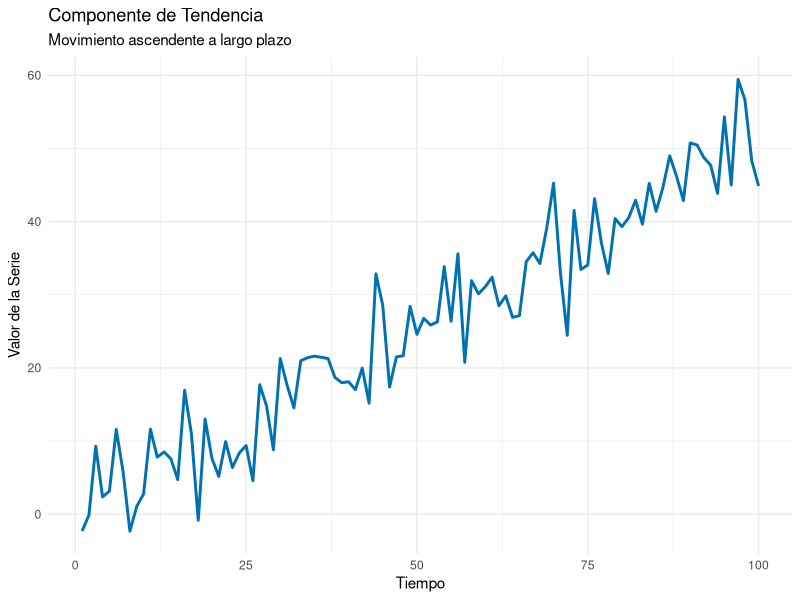
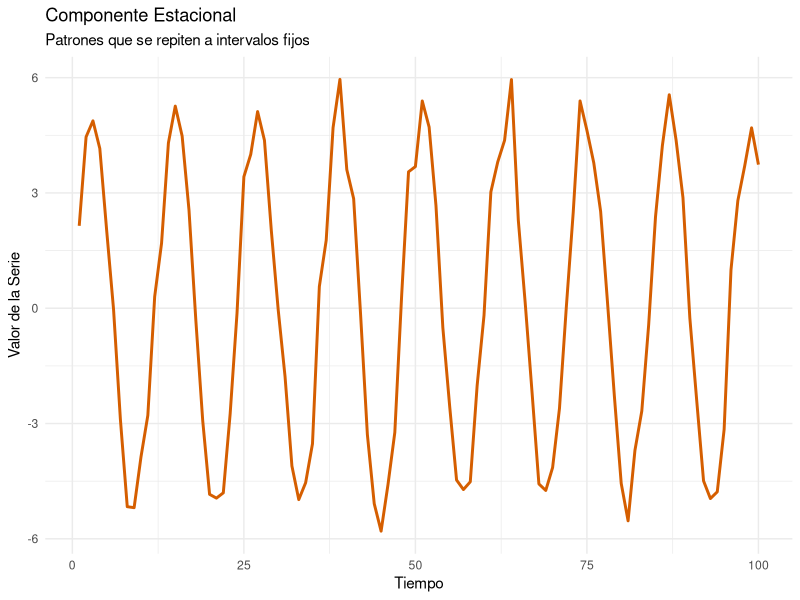
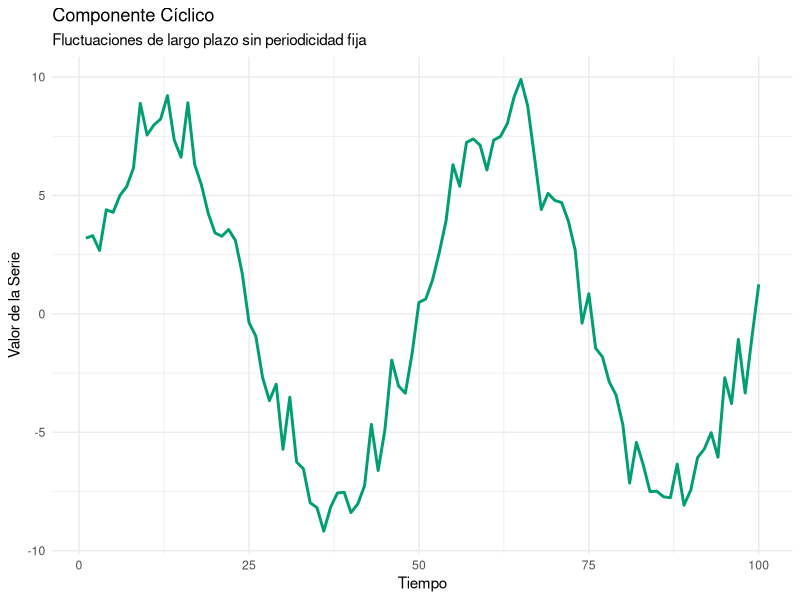
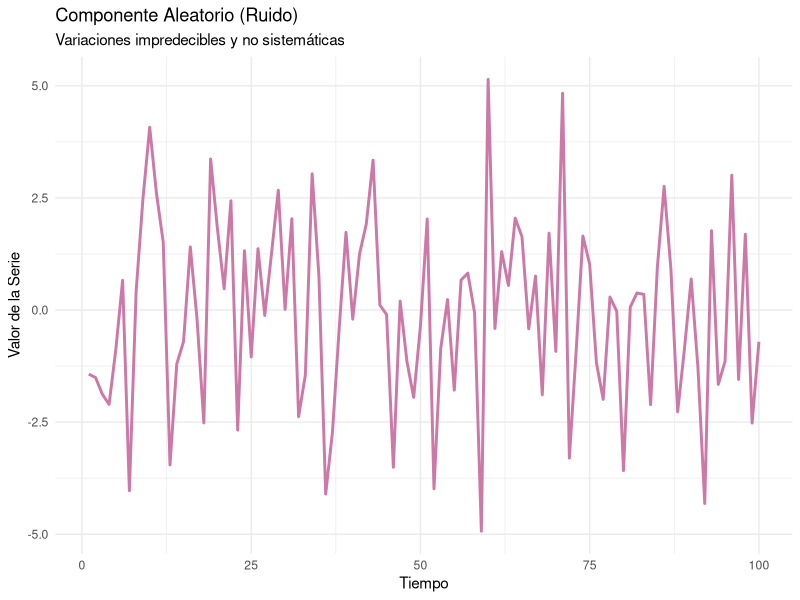

Source code (R) for these figures, in order:
## ---- chunk 1
library(tidyverse)
library(lubridate)

set.seed(123)
## ---- chunk 2
# --- Gráfico de Tendencia ---
# Creamos datos sintéticos para ilustrar una tendencia lineal.
tiempo <- 1:100
tendencia <- 0.5 * tiempo + rnorm(100, mean = 0, sd = 5)
datos_tendencia <- tibble(periodo = tiempo, valor = tendencia)

# Graficamos con ggplot2
ggplot(datos_tendencia, aes(x = periodo, y = valor)) +
  geom_line(color = "#0072B2", linewidth = 1) +
  labs(
    title = "Componente de Tendencia",
    subtitle = "Movimiento ascendente a largo plazo",
    x = "Tiempo",
    y = "Valor de la Serie"
  ) +
  theme_minimal()
## ---- chunk 3
# --- Gráfico de Estacionalidad ---
# Usamos una función seno para simular un patrón estacional (ej. mensual).
tiempo <- 1:100
estacionalidad <- 5 * sin(2 * pi * tiempo / 12) + rnorm(100, mean = 0, sd = 0.5)
datos_estacionalidad <- tibble(periodo = tiempo, valor = estacionalidad)

# Graficamos con ggplot2
ggplot(datos_estacionalidad, aes(x = periodo, y = valor)) +
  geom_line(color = "#D55E00", linewidth = 1) +
  labs(
    title = "Componente Estacional",
    subtitle = "Patrones que se repiten a intervalos fijos",
    x = "Tiempo",
    y = "Valor de la Serie"
  ) +
  theme_minimal()
## ---- chunk 4
# --- Gráfico de Ciclo ---
# Usamos otra función seno pero con un período mucho más largo para simular un ciclo.
tiempo <- 1:100
ciclo <- 8 * sin(2 * pi * tiempo / 50) + rnorm(100, mean = 0, sd = 1)
datos_ciclo <- tibble(periodo = tiempo, valor = ciclo)

# Graficamos con ggplot2
ggplot(datos_ciclo, aes(x = periodo, y = valor)) +
  geom_line(color = "#009E73", linewidth = 1) +
  labs(
    title = "Componente Cíclico",
    subtitle = "Fluctuaciones de largo plazo sin periodicidad fija",
    x = "Tiempo",
    y = "Valor de la Serie"
  ) +
  theme_minimal()
## ---- chunk 5
# --- Gráfico de Ruido ---
# Generamos ruido blanco a partir de una distribución normal.
tiempo <- 1:100
ruido <- rnorm(100, mean = 0, sd = 2)
datos_ruido <- tibble(periodo = tiempo, valor = ruido)

# Graficamos con ggplot2
ggplot(datos_ruido, aes(x = periodo, y = valor)) +
  geom_line(color = "#CC79A7", linewidth = 1) +
  labs(
    title = "Componente Aleatorio (Ruido)",
    subtitle = "Variaciones impredecibles y no sistemáticas",
    x = "Tiempo",
    y = "Valor de la Serie"
  ) +
  theme_minimal()
